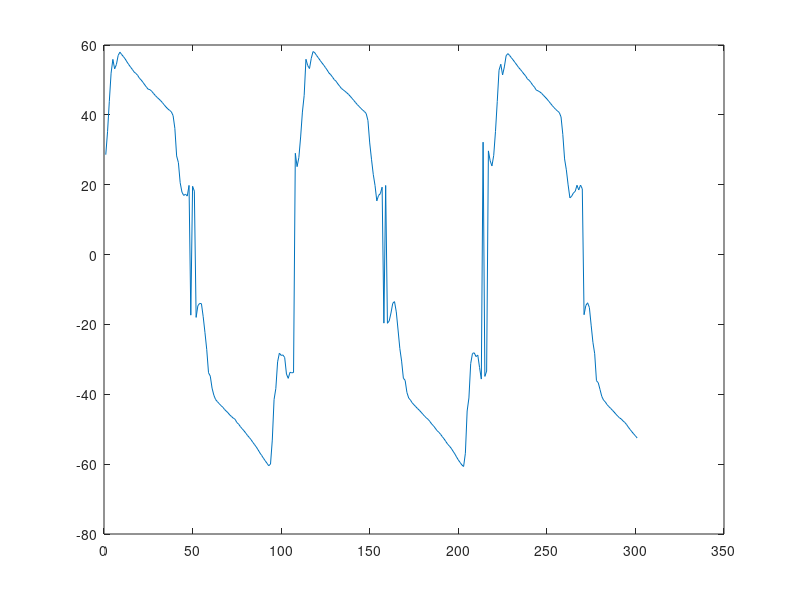

MATLAB code for this plot:
clear all
close all
% [DatosPlotsI, directorio] = uigetfile('*mat', 'Escoja el fichero I');
% load (cat(2, directorio, DatosPlotsI)); % los datos de plots
load('G_C/TB2_PRG_9_I_C');



I=src1.Data;
I=double(I);
I=I-mean(I);

% [DatosPlotsI, directorio] = uigetfile('*mat', 'Escoja el fichero Q');
% load (cat(2, directorio, DatosPlotsI)); % los datos de plots
load('G_C/TB2_PRG_9_Q_C');


Q=src1.Data;
Q=double(Q);
Q=Q-mean(Q);

% fc=input('Frecuencia de la portadora (GHz)=') 
fc = 9;
fc=fc*1e9;

%Se almacenan los datos en la Matriz A y se elimina la continua de los
%datos, valor medio

fs=src1.SampleFrequency;
% frecuencia de muestreo
N=max(size(I));
% n?mero de muestras
np=256;
% n?mero de muestras de STFT
zp=np*10;
% n?mero de muestras de la FFT, entre np y zp se rellenan con ceros
% Zero-Padding
paso=32;
M=N/paso;
% n?mero de medidas (sin solapamiento si paso=np), 
% n?mero de slots


fdop=linspace(-fs,fs,zp);
% eje de frecuencias de la FFT

t=(0:(N-1))/fs;
%eje de tiempos


A = I + j.*Q;
pintar  = input('Desea video de la FFT? (0 o 1)');
cont=0;
for k=1:paso:floor(N-1.5*np)
    cont=cont+1;
    Yfft=fft(A(1,1+(k-1):np+(k-1)),zp);
    Yfft = circshift(Yfft, length(Yfft)/2);
    %FFT en el slot k

    
    Matriz(cont,:)=Yfft;
    %Construyendo Matriz temporal de FFTs
    %Espectrograma o STFT
    
    if (pintar == 1 ) 
       figure(2)
       subplot(211)
       plot((0:(np-1))/fs,A(1,1+(k-1):np+(k-1)),'-o')
       title(['Muestras utilizadas en el slot   '  num2str(cont) ])
       xlabel('tiempo (sg)')
       grid 
       ylabel('V')
       subplot(212)
       plot(fdop,20*log10(abs(Yfft)),'-o')
       grid
       xlabel('Frecuencia (Hz)')
       ylabel('dB')
       title('FFT')
       axis([-50 50 max(20*log10(abs(Yfft)))-80 max(20*log10(abs(Yfft)))])


     pause(0.06);

    end
   
    
   [Amax(cont), Imax(cont)] = max(Yfft);
   %fmed(cont)=(find(abs(Yfft)==Amax(cont), 1 )-1)*fs/zp;
   
  %El proceso de medida consiste en calcular el valor m?ximo de la FFT
  %Se utiliza la como resultado final el primero de las dos posible
  %soluciones
  %No se tiene informaci?n de signo
  

end

%Dibujamos la velocidad a lo largo del tiempo teniendo en cuenta el tiempo
%de esta
figure; plot(abs(Amax).*sign(Imax-mean(Imax)));
